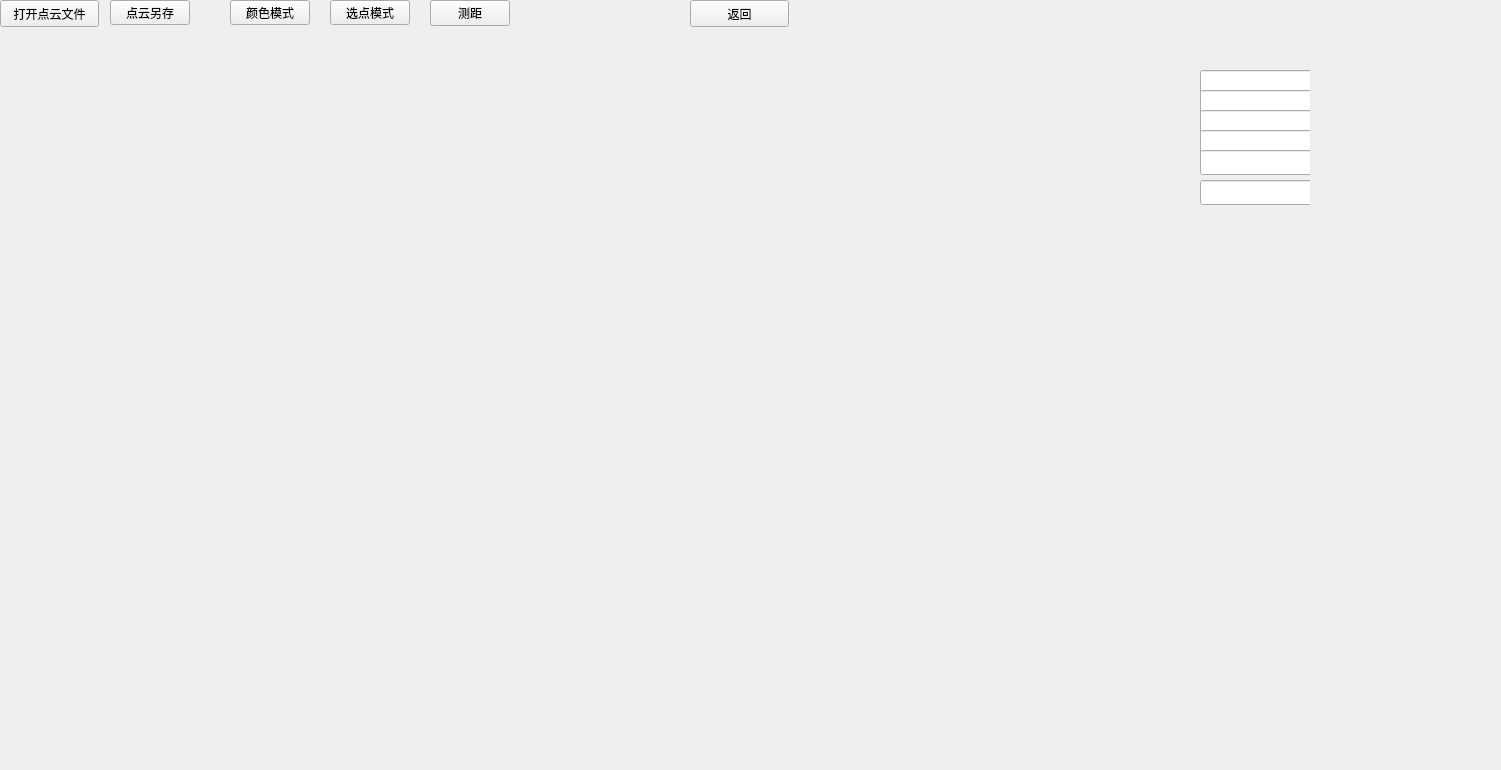
<?xml version="1.0" encoding="UTF-8"?>
<ui version="4.0">
 <class>ShowWindow</class>
 <widget class="QMainWindow" name="ShowWindow">
  <property name="geometry">
   <rect>
    <x>0</x>
    <y>0</y>
    <width>1501</width>
    <height>770</height>
   </rect>
  </property>
  <property name="windowTitle">
   <string>ShowWindow</string>
  </property>
  <widget class="QWidget" name="centralwidget">
   <widget class="QPushButton" name="ReturnBtn">
    <property name="geometry">
     <rect>
      <x>690</x>
      <y>0</y>
      <width>99</width>
      <height>27</height>
     </rect>
    </property>
    <property name="text">
     <string>返回</string>
    </property>
   </widget>
   <widget class="QPushButton" name="openBtn">
    <property name="geometry">
     <rect>
      <x>0</x>
      <y>0</y>
      <width>99</width>
      <height>27</height>
     </rect>
    </property>
    <property name="text">
     <string>打开点云文件</string>
    </property>
   </widget>
   <widget class="Widget" name="widget" native="true">
    <property name="geometry">
     <rect>
      <x>30</x>
      <y>70</y>
      <width>1280</width>
      <height>640</height>
     </rect>
    </property>
    <widget class="QLineEdit" name="xEdit">
     <property name="geometry">
      <rect>
       <x>1170</x>
       <y>0</y>
       <width>113</width>
       <height>25</height>
      </rect>
     </property>
    </widget>
    <widget class="QLineEdit" name="yEdit">
     <property name="geometry">
      <rect>
       <x>1170</x>
       <y>20</y>
       <width>113</width>
       <height>25</height>
      </rect>
     </property>
    </widget>
    <widget class="QLineEdit" name="zEdit">
     <property name="geometry">
      <rect>
       <x>1170</x>
       <y>40</y>
       <width>113</width>
       <height>25</height>
      </rect>
     </property>
    </widget>
    <widget class="QLineEdit" name="ColorModeEdit">
     <property name="geometry">
      <rect>
       <x>1170</x>
       <y>60</y>
       <width>113</width>
       <height>25</height>
      </rect>
     </property>
    </widget>
    <widget class="QLineEdit" name="SelectEdit">
     <property name="geometry">
      <rect>
       <x>1170</x>
       <y>80</y>
       <width>113</width>
       <height>25</height>
      </rect>
     </property>
    </widget>
    <widget class="QLineEdit" name="MeasureDistanceEdit">
     <property name="geometry">
      <rect>
       <x>1170</x>
       <y>110</y>
       <width>113</width>
       <height>25</height>
      </rect>
     </property>
    </widget>
   </widget>
   <widget class="QPushButton" name="ColorModeBtn">
    <property name="geometry">
     <rect>
      <x>230</x>
      <y>0</y>
      <width>80</width>
      <height>25</height>
     </rect>
    </property>
    <property name="text">
     <string>颜色模式</string>
    </property>
   </widget>
   <widget class="QPushButton" name="SaveBtn">
    <property name="geometry">
     <rect>
      <x>110</x>
      <y>0</y>
      <width>80</width>
      <height>25</height>
     </rect>
    </property>
    <property name="text">
     <string>点云另存</string>
    </property>
   </widget>
   <widget class="QPushButton" name="SelectBtn">
    <property name="geometry">
     <rect>
      <x>330</x>
      <y>0</y>
      <width>80</width>
      <height>25</height>
     </rect>
    </property>
    <property name="text">
     <string>选点模式</string>
    </property>
   </widget>
   <widget class="QPushButton" name="Measure_distance">
    <property name="geometry">
     <rect>
      <x>430</x>
      <y>0</y>
      <width>80</width>
      <height>26</height>
     </rect>
    </property>
    <property name="text">
     <string>测距</string>
    </property>
   </widget>
  </widget>
 </widget>
 <customwidgets>
  <customwidget>
   <class>Widget</class>
   <extends>QWidget</extends>
   <header location="global">widget.h</header>
   <container>1</container>
  </customwidget>
 </customwidgets>
 <resources/>
 <connections/>
</ui>
